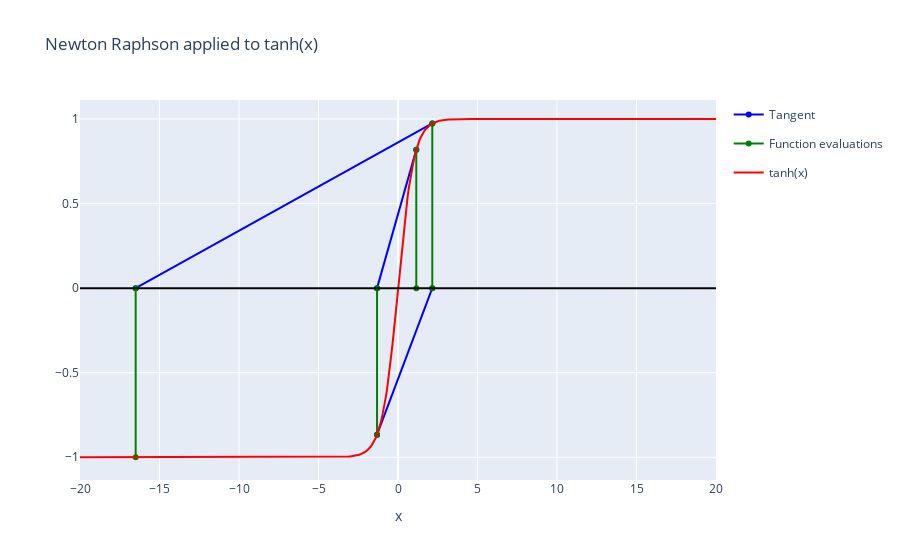

Notebook code for this chart:
### Code cell
# Plotting iterates of the NR method:
x_range = 20
x_vals = np.linspace(-x_range,x_range, 500)
tanh_vals = tanh(x_vals)
NR_plot_function_curve = [go.Scatter(x=x_vals, y=tanh_vals, line = dict(color="red"), name="tanh(x)")]
layout_NR_plot=  go.Layout(title = go.layout.Title(text="Newton Raphson applied to tanh(x)"),
                           xaxis = {"title": "x", "range":[-x_range,x_range]})

# Some code to generate the iterates plots, showing the tangent lines
NR_plot_tangents = [
    go.Scatter(x=[iterates[i],iterates[i+1]],
               y=[tanh(iterates[i]),0],
               line=dict(color="blue"),
               name="Tangent",
               legendgroup="Tangent",
               showlegend=(i==0))  # Only show on legend once
    for i in range(iterations)
]

# Code to generate the vertical lines
NR_plot_function_evaluations = [
    go.Scatter(x=[iterates[i],iterates[i]],
               y=[0,tanh(iterates[i])],
               line=dict(color="green"),
               name="Function evaluations",
               legendgroup = "Function evaluations",
               showlegend = (i==0))
    for i in range(iterations+1)
]

NR_plot_x_axis = [go.Scatter(x=[-x_range-5, x_range+5], y=[0,0], line = dict(color = "black"),showlegend=False)]

NR_plot_objects = NR_plot_tangents + NR_plot_function_evaluations + NR_plot_function_curve + NR_plot_x_axis
go.Figure(data=NR_plot_objects,layout = layout_NR_plot)

### Figure 1 — Plotly figure (JSON) as saved in the notebook; plotly's stock layout.template omitted (floating-point values rounded to 4 significant figures; data arrays with more than 128 entries replaced by an {"elided": "..."} marker saying what was removed)
{"data": [{"legendgroup": "Tangent", "line": {"color": "blue"}, "name": "Tangent", "showlegend": true, "x": [1.15, -1.318], "y": [0.8178, 0], "type": "scatter"}, {"legendgroup": "Tangent", "line": {"color": "blue"}, "name": "Tangent", "showlegend": false, "x": [-1.318, 2.156], "y": [-0.8664, 0], "type": "scatter"}, {"legendgroup": "Tangent", "line": {"color": "blue"}, "name": "Tangent", "showlegend": false, "x": [2.156, -16.5], "y": [0.9736, 0], "type": "scatter"}, {"legendgroup": "Function evaluations", "line": {"color": "green"}, "name": "Function evaluations", "showlegend": true, "x": [1.15, 1.15], "y": [0, 0.8178], "type": "scatter"}, {"legendgroup": "Function evaluations", "line": {"color": "green"}, "name": "Function evaluations", "showlegend": false, "x": [-1.318, -1.318], "y": [0, -0.8664], "type": "scatter"}, {"legendgroup": "Function evaluations", "line": {"color": "green"}, "name": "Function evaluations", "showlegend": false, "x": [2.156, 2.156], "y": [0, 0.9736], "type": "scatter"}, {"legendgroup": "Function evaluations", "line": {"color": "green"}, "name": "Function evaluations", "showlegend": false, "x": [-16.5, -16.5], "y": [0, -1.0], "type": "scatter"}, {"line": {"color": "red"}, "name": "tanh(x)", "x": {"elided": "500 float values"}, "y": {"elided": "500 float values"}, "type": "scatter"}, {"line": {"color": "black"}, "showlegend": false, "x": [-25, 25], "y": [0, 0], "type": "scatter"}], "layout": {"title": {"text": "Newton Raphson applied to tanh(x)"}, "xaxis": {"range": [-20, 20], "title": {"text": "x"}}}}
